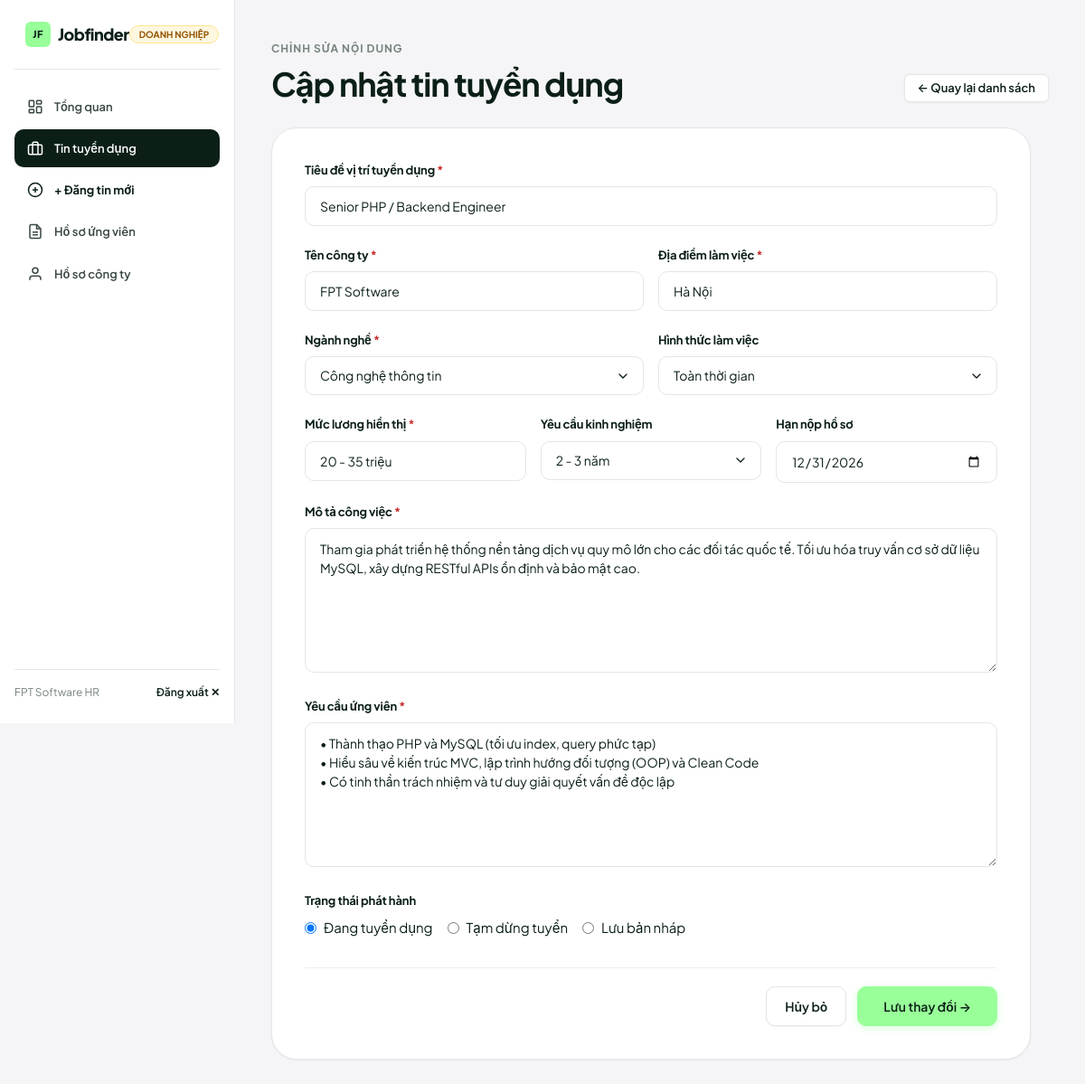
/employer/job-edit.php?id=1 (signed in), run on the app's committed database.
### tables this page shows
CREATE TABLE `jobs` (
  `id` INT AUTO_INCREMENT PRIMARY KEY,
  `employer_id` INT NULL,
  `title` VARCHAR(150) NOT NULL,
  `company` VARCHAR(100) NOT NULL,
  `location` VARCHAR(100) NOT NULL,
  `category` VARCHAR(100) NOT NULL,
  `salary` VARCHAR(100) NOT NULL,
  `salary_value` INT DEFAULT 0,
  `job_type` VARCHAR(50) NOT NULL DEFAULT 'Toàn thời gian',
  `experience` VARCHAR(50) NOT NULL DEFAULT 'Không yêu cầu',
  `description` TEXT NOT NULL,
  `requirements` TEXT NOT NULL,
  `deadline` DATE NULL,
  `views` INT NOT NULL DEFAULT 0,
  `status` VARCHAR(20) NOT NULL DEFAULT 'active',
  `created_at` TIMESTAMP DEFAULT CURRENT_TIMESTAMP,
  CONSTRAINT `fk_job_employer` FOREIGN KEY (`employer_id`) REFERENCES `users` (`id`) ON DELETE SET NULL
);

### employer/job-edit.php (the view, shortened to what this page needs)
<?php
require_once '../config/database.php';
$employer_id = (int)$_SESSION['user_id'];
$job_id = isset($_GET['id']) ? (int)$_GET['id'] : 0;
$stmt = $pdo->prepare("SELECT * FROM jobs WHERE id = ? AND employer_id = ?");
$stmt->execute([$job_id, $employer_id]);
$job = $stmt->fetch();
$title = $job['title'];
$company = $job['company'];
$location = $job['location'];
$category = $job['category'];
$salary = $job['salary'];
$job_type = $job['job_type'];
$experience = $job['experience'];
$deadline = $job['deadline'];
$description = $job['description'];
$requirements = $job['requirements'];
$status = $job['status'];
$categories_list = [
    'Công nghệ thông tin', 'Marketing', 'Thiết kế đồ họa', 'Tài chính - Kế toán',
    'Nhân sự', 'Kinh doanh - Bán hàng', 'Ngân hàng - Dữ liệu', 'Giáo dục - Đào tạo',
    'Dịch vụ khách hàng', 'Khác'
];
?>
<!DOCTYPE html>
<html lang="vi">
<head>
    <link rel="stylesheet" href="../assets/css/style.css">
</head>
<body>
<div class="portal-layout">
    <?php include '../includes/employer-sidebar.php'; ?>
    <main class="portal-main">
        <div class="section-header" style="margin-bottom:28px;">
            <div>
                <span class="section-eyebrow">Chỉnh sửa nội dung</span>
                <h1 class="section-title">Cập nhật tin tuyển dụng</h1>
            </div>
            <a href="jobs.php" class="btn btn-secondary btn-sm">← Quay lại danh sách</a>
        </div>
        <div class="form-card" style="max-width:840px;">
            <form method="POST">
                <div class="form-group">
                    <label class="form-label" for="title">Tiêu đề vị trí tuyển dụng <span style="color:var(--status-danger-text);">*</span></label>
                    <input type="text" id="title" name="title" class="form-control" value="<?= htmlspecialchars($title) ?>" required>
                </div>
                <div style="display:grid; grid-template-columns:1fr 1fr; gap:16px;">
                    <div class="form-group">
                        <label class="form-label" for="company">Tên công ty <span style="color:var(--status-danger-text);">*</span></label>
                        <input type="text" id="company" name="company" class="form-control" value="<?= htmlspecialchars($company) ?>" required>
                    </div>
                    <div class="form-group">
                        <label class="form-label" for="location">Địa điểm làm việc <span style="color:var(--status-danger-text);">*</span></label>
                        <input type="text" id="location" name="location" class="form-control" value="<?= htmlspecialchars($location) ?>" required>
                    </div>
                </div>
                <div style="display:grid; grid-template-columns:1fr 1fr; gap:16px;">
                    <div class="form-group">
                        <label class="form-label" for="category">Ngành nghề <span style="color:var(--status-danger-text);">*</span></label>
                        <select id="category" name="category" class="form-control form-select">
                            <?php foreach ($categories_list as $cat): ?>
                                <option value="<?= htmlspecialchars($cat) ?>" <?= ($category === $cat) ? 'selected' : '' ?>>
                                    <?= htmlspecialchars($cat) ?>
                                </option>
                            <?php endforeach; ?>
                        </select>
                    </div>
                    <div class="form-group">
                        <label class="form-label" for="job_type">Hình thức làm việc</label>
                        <select id="job_type" name="job_type" class="form-control form-select">
                            <option value="Toàn thời gian" <?= ($job_type === 'Toàn thời gian') ? 'selected' : '' ?>>Toàn thời gian</option>
                        </select>
                    </div>
                </div>
                <div style="display:grid; grid-template-columns:1fr 1fr 1fr; gap:16px;">
                    <div class="form-group">
                        <label class="form-label" for="salary">Mức lương hiển thị <span style="color:var(--status-danger-text);">*</span></label>
                        <input type="text" id="salary" name="salary" class="form-control" value="<?= htmlspecialchars($salary) ?>" required>
                    </div>
                    <div class="form-group">
                        <label class="form-label" for="experience">Yêu cầu kinh nghiệm</label>
                        <select id="experience" name="experience" class="form-control form-select">
                            <option value="2 - 3 năm" <?= ($experience === '2 - 3 năm') ? 'selected' : '' ?>>2 - 3 năm</option>
                        </select>
                    </div>
                    <div class="form-group">
                        <label class="form-label" for="deadline">Hạn nộp hồ sơ</label>
                        <input type="date" id="deadline" name="deadline" class="form-control" value="<?= htmlspecialchars($deadline ?? '') ?>">
                    </div>
                </div>
                <div class="form-group">
                    <label class="form-label" for="description">Mô tả công việc <span style="color:var(--status-danger-text);">*</span></label>
                    <textarea id="description" name="description" class="form-control form-textarea" style="min-height:160px;" required><?= htmlspecialchars($description) ?></textarea>
                </div>
                <div class="form-group">
                    <label class="form-label" for="requirements">Yêu cầu ứng viên <span style="color:var(--status-danger-text);">*</span></label>
                    <textarea id="requirements" name="requirements" class="form-control form-textarea" style="min-height:160px;" required><?= htmlspecialchars($requirements) ?></textarea>
                </div>
                <div class="form-group">
                    <label class="form-label">Trạng thái phát hành</label>
                    <div style="display:flex; gap:16px;">
                        <label style="display:flex; align-items:center; gap:8px; cursor:pointer;">
                            <input type="radio" name="status" value="active" <?= ($status === 'active') ? 'checked' : '' ?>>
                            <span>Đang tuyển dụng</span>
                        </label>
                        <label style="display:flex; align-items:center; gap:8px; cursor:pointer;">
                            <input type="radio" name="status" value="inactive" <?= ($status === 'inactive') ? 'checked' : '' ?>>
                            <span>Tạm dừng tuyển</span>
                        </label>
                        <label style="display:flex; align-items:center; gap:8px; cursor:pointer;">
                            <input type="radio" name="status" value="draft" <?= ($status === 'draft') ? 'checked' : '' ?>>
                            <span>Lưu bản nháp</span>
                        </label>
                    </div>
                </div>
                <div style="display:flex; justify-content:flex-end; gap:12px; margin-top:32px; padding-top:20px; border-top:1px solid var(--line-subtle);">
                    <a href="jobs.php" class="btn btn-secondary">Hủy bỏ</a>
                    <button type="submit" class="btn btn-primary" style="padding:14px 28px;">Lưu thay đổi →</button>
                </div>
            </form>
        </div>
    </main>
</div>
</body>
</html>

### assets/css/style.css (style rules this page uses)
:root { --bg: #f5f5f7; --surface: #ffffff; --surface-subtle: #fafafc; --surface-hover: #f0f0f4; --ink: #0b1f17; --ink-secondary: #3a4741; --muted: #76837e; --line: #e5e5ea; --line-subtle: #efeff4; --accent: #99ff99; --accent-hover: #7df57d; --accent-contrast: #0b1f17; --status-pending-bg: #eaf2ff; --status-pending-text: #1d61d8; --status-success-bg: #e6fae8; --status-success-text: #0e6b2e; --status-danger-bg: #fef0ef; --status-danger-text: #c92a2a; --admin-bg: #0b1f17; --admin-surface: #122c21; --admin-surface-hover: #193a2d; --admin-line: #1c3e30; --admin-text: #f5f5f7; --admin-muted: #8b9d95; --font-sans: "Plus Jakarta Sans", "Inter", -apple-system, BlinkMacSystemFont, "Segoe UI", Roboto, sans-serif; --radius-xs: 6px; --radius-sm: 10px; --radius-md: 14px; --radius-lg: 20px; --radius-xl: 28px; --radius-full: 9999px; --shadow-sm: 0 1px 3px rgba(11, 31, 23, 0.03), 0 1px 2px rgba(11, 31, 23, 0.02); --shadow-card: 0 4px 18px -2px rgba(11, 31, 23, 0.05); --shadow-hover: 0 12px 30px -4px rgba(11, 31, 23, 0.09); --shadow-popover: 0 16px 40px rgba(11, 31, 23, 0.12); --ease: cubic-bezier(0.16, 1, 0.3, 1); --transition: all 0.22s var(--ease); --max-w: 1240px; --pad: 24px; }
*, *::before, *::after { margin: 0; padding: 0; box-sizing: border-box; }
html { -webkit-text-size-adjust: 100%; scroll-behavior: smooth; }
body { font-family: var(--font-sans); background-color: var(--bg); color: var(--ink); font-size: 15px; line-height: 1.55; display: flex; flex-direction: column; min-height: 100vh; -webkit-font-smoothing: antialiased; -moz-osx-font-smoothing: grayscale; }
a { color: inherit; text-decoration: none; transition: var(--transition); }
button, input, select, textarea { font-family: inherit; font-size: inherit; color: inherit; }
.section-header { margin-bottom: 36px; display: flex; justify-content: space-between; align-items: flex-end; gap: 20px; }
.section-eyebrow { display: inline-block; font-size: 12px; font-weight: 700; letter-spacing: 0.08em; text-transform: uppercase; color: var(--muted); margin-bottom: 8px; }
.section-title { font-size: clamp(24px, 3vw, 36px); font-weight: 700; letter-spacing: -0.03em; color: var(--ink); line-height: 1.15; }
h1, h2, h3, h4, h5, h6 { font-family: var(--font-sans); color: var(--ink); font-weight: 700; letter-spacing: -0.025em; line-height: 1.2; }
.btn { display: inline-flex; align-items: center; justify-content: center; gap: 8px; font-weight: 600; font-size: 14px; line-height: 1; padding: 12px 20px; border-radius: var(--radius-sm); border: 1px solid transparent; cursor: pointer; transition: var(--transition); white-space: nowrap; }
.btn-primary { background-color: var(--accent); color: var(--accent-contrast); border-color: var(--accent); box-shadow: 0 2px 8px rgba(153, 255, 153, 0.4); }
.btn-secondary { background-color: var(--surface); color: var(--ink); border-color: var(--line); box-shadow: var(--shadow-sm); }
.btn-sm { padding: 8px 14px; font-size: 13px; border-radius: var(--radius-xs); }
.form-card { background: var(--surface); border-radius: var(--radius-xl); border: 1px solid var(--line); padding: 36px; box-shadow: var(--shadow-sm); }
.form-group { margin-bottom: 22px; }
.form-label { display: block; font-size: 13px; font-weight: 700; letter-spacing: -0.01em; color: var(--ink); margin-bottom: 8px; }
.form-control { width: 100%; padding: 12px 16px; border-radius: var(--radius-sm); border: 1px solid var(--line); background-color: var(--surface); font-size: 14px; color: var(--ink); outline: none; transition: var(--transition); }
.form-textarea { min-height: 120px; resize: vertical; line-height: 1.5; }
.form-select { appearance: none; background-repeat: no-repeat; background-position: right 14px center; padding-right: 40px; cursor: pointer; }
.portal-layout { display: grid; grid-template-columns: 260px 1fr; min-height: 100vh; }
.portal-main { padding: 40px; background-color: var(--bg); overflow-y: auto; }

### data on the page
jobs: title "Senior PHP / Backend Engineer", company "FPT Software", location "Hà Nội", category "Công nghệ thông tin", job_type "Toàn thời gian", salary "20 - 35 triệu", experience "2 - 3 năm", deadline "12/31/2026", description "Tham gia phát triển hệ thống nền tảng dịch vụ quy mô lớn cho các đối tác quốc tế. Tối ưu hóa truy vấn cơ sở dữ liệu MySQL, xây dựng RESTful APIs ổn định và bảo mật cao.", requirements "• Thành thạo PHP và MySQL (tối ưu index, query phức tạp) • Hiểu sâu về kiến trúc MVC, lập trình hướng đối tượng (OOP) và Clean Code • Có tinh thần trách nhiệm và tư duy giải quyết vấn đề độc lập", status "☑ Đang tuyển dụng", status "☐ Tạm dừng tuyển", status "☐ Lưu bản nháp"

### other printed values
$_SESSION['user_name'] "FPT Software HR"
